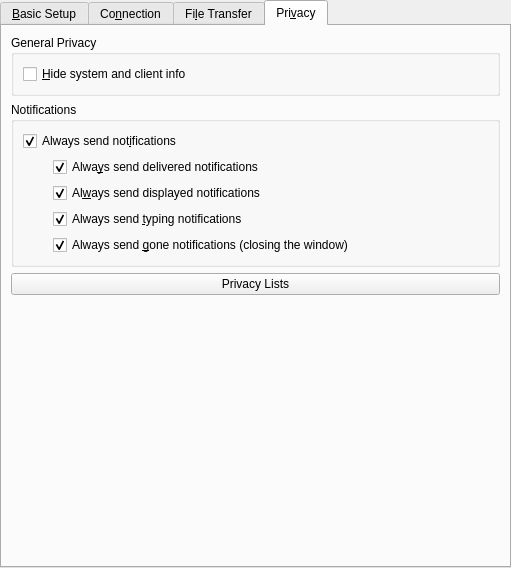
<ui version="4.0" >
 <author>Daniel Stone</author>
 <class>DlgJabberEditAccountWidget</class>
 <widget class="QWidget" name="DlgJabberEditAccountWidget" >
  <property name="geometry" >
   <rect>
    <x>0</x>
    <y>0</y>
    <width>511</width>
    <height>568</height>
   </rect>
  </property>
  <property name="windowTitle" >
   <string>Account Preferences - Jabber</string>
  </property>
  <property name="toolTip" >
   <string/>
  </property>
  <property name="whatsThis" >
   <string/>
  </property>
  <layout class="QVBoxLayout" >
   <property name="spacing" >
    <number>6</number>
   </property>
   <property name="leftMargin" >
    <number>0</number>
   </property>
   <property name="topMargin" >
    <number>0</number>
   </property>
   <property name="rightMargin" >
    <number>0</number>
   </property>
   <property name="bottomMargin" >
    <number>0</number>
   </property>
   <item>
    <widget class="QTabWidget" name="tabWidget10" >
     <property name="currentIndex" >
      <number>3</number>
     </property>
     <widget class="QWidget" name="tab" >
      <attribute name="title" >
       <string>&amp;Basic Setup</string>
      </attribute>
      <layout class="QVBoxLayout" >
       <item>
        <widget class="QGroupBox" name="groupBox" >
         <property name="title" >
          <string>Account Information</string>
         </property>
         <layout class="QVBoxLayout" >
          <property name="spacing" >
           <number>6</number>
          </property>
          <property name="leftMargin" >
           <number>9</number>
          </property>
          <property name="topMargin" >
           <number>9</number>
          </property>
          <property name="rightMargin" >
           <number>9</number>
          </property>
          <property name="bottomMargin" >
           <number>9</number>
          </property>
          <item>
           <layout class="QHBoxLayout" >
            <property name="spacing" >
             <number>6</number>
            </property>
            <property name="leftMargin" >
             <number>0</number>
            </property>
            <property name="topMargin" >
             <number>0</number>
            </property>
            <property name="rightMargin" >
             <number>0</number>
            </property>
            <property name="bottomMargin" >
             <number>0</number>
            </property>
            <item>
             <widget class="QLabel" name="TextLabel1_3" >
              <property name="toolTip" >
               <string>The Jabber ID for the account you would like to use.</string>
              </property>
              <property name="whatsThis" >
               <string>The Jabber ID for the account you would like to use.  Note that this must include the username and the domain (like an E-mail address), as there are many Jabber servers.</string>
              </property>
              <property name="text" >
               <string>&amp;Jabber ID:</string>
              </property>
              <property name="buddy" >
               <cstring>mID</cstring>
              </property>
             </widget>
            </item>
            <item>
             <widget class="QLineEdit" name="mID" >
              <property name="toolTip" >
               <string>The Jabber ID for the account you would like to use.</string>
              </property>
              <property name="whatsThis" >
               <string>The Jabber ID for the account you would like to use.  Note that this must include the username and the domain (for example, joe@jabber.org), as there are many Jabber servers.</string>
              </property>
              <property name="text" >
               <string/>
              </property>
             </widget>
            </item>
           </layout>
          </item>
          <item>
           <widget class="Kopete::UI::PasswordWidget" native="1" name="mPass" >
            <property name="sizePolicy" >
             <sizepolicy vsizetype="Minimum" hsizetype="Minimum" >
              <horstretch>0</horstretch>
              <verstretch>0</verstretch>
             </sizepolicy>
            </property>
           </widget>
          </item>
          <item>
           <widget class="QCheckBox" name="cbAutoConnect" >
            <property name="whatsThis" >
             <string>Check to disable automatic connection.  If checked, you can connect manually to this account, using the icon at the bottom of the main Kopete window</string>
            </property>
            <property name="text" >
             <string>E&amp;xclude from connect all</string>
            </property>
           </widget>
          </item>
         </layout>
        </widget>
       </item>
       <item>
        <widget class="QGroupBox" name="registrationGroupBox" >
         <property name="title" >
          <string>Registration</string>
         </property>
         <layout class="QGridLayout" >
          <property name="leftMargin" >
           <number>9</number>
          </property>
          <property name="topMargin" >
           <number>9</number>
          </property>
          <property name="rightMargin" >
           <number>9</number>
          </property>
          <property name="bottomMargin" >
           <number>9</number>
          </property>
          <property name="horizontalSpacing" >
           <number>6</number>
          </property>
          <property name="verticalSpacing" >
           <number>6</number>
          </property>
          <item row="1" column="0" >
           <spacer>
            <property name="orientation" >
             <enum>Qt::Horizontal</enum>
            </property>
            <property name="sizeHint" >
             <size>
              <width>40</width>
              <height>20</height>
             </size>
            </property>
           </spacer>
          </item>
          <item row="1" column="2" >
           <spacer>
            <property name="orientation" >
             <enum>Qt::Horizontal</enum>
            </property>
            <property name="sizeHint" >
             <size>
              <width>40</width>
              <height>20</height>
             </size>
            </property>
           </spacer>
          </item>
          <item row="1" column="1" >
           <widget class="QPushButton" name="btnRegister" >
            <property name="toolTip" >
             <string>Register a new account on this network.</string>
            </property>
            <property name="whatsThis" >
             <string>Register a new account on this network.</string>
            </property>
            <property name="text" >
             <string>Re&amp;gister New Account</string>
            </property>
           </widget>
          </item>
          <item row="0" column="0" colspan="2" >
           <widget class="QLabel" name="lblRegistration" >
            <property name="sizePolicy" >
             <sizepolicy vsizetype="Minimum" hsizetype="MinimumExpanding" >
              <horstretch>0</horstretch>
              <verstretch>0</verstretch>
             </sizepolicy>
            </property>
            <property name="minimumSize" >
             <size>
              <width>0</width>
              <height>0</height>
             </size>
            </property>
            <property name="text" >
             <string>To connect to the Jabber network, you will need an account on a Jabber server.  If you do not yet have an account, please click the button to create one.</string>
            </property>
            <property name="alignment" >
             <set>Qt::AlignVCenter</set>
            </property>
            <property name="wordWrap" >
             <bool>true</bool>
            </property>
           </widget>
          </item>
         </layout>
        </widget>
       </item>
       <item>
        <widget class="QGroupBox" name="changePasswordGroupBox" >
         <property name="title" >
          <string>Change Password</string>
         </property>
         <layout class="QGridLayout" >
          <property name="leftMargin" >
           <number>9</number>
          </property>
          <property name="topMargin" >
           <number>9</number>
          </property>
          <property name="rightMargin" >
           <number>9</number>
          </property>
          <property name="bottomMargin" >
           <number>9</number>
          </property>
          <property name="horizontalSpacing" >
           <number>6</number>
          </property>
          <property name="verticalSpacing" >
           <number>6</number>
          </property>
          <item row="1" column="2" >
           <spacer>
            <property name="orientation" >
             <enum>Qt::Horizontal</enum>
            </property>
            <property name="sizeHint" >
             <size>
              <width>40</width>
              <height>20</height>
             </size>
            </property>
           </spacer>
          </item>
          <item row="1" column="0" >
           <spacer>
            <property name="orientation" >
             <enum>Qt::Horizontal</enum>
            </property>
            <property name="sizeHint" >
             <size>
              <width>40</width>
              <height>20</height>
             </size>
            </property>
           </spacer>
          </item>
          <item row="1" column="1" >
           <widget class="QPushButton" name="btnChangePassword" >
            <property name="text" >
             <string>Change &amp;Your Password</string>
            </property>
           </widget>
          </item>
          <item row="0" column="0" colspan="2" >
           <widget class="QLabel" name="tlChangePwSuccess" >
            <property name="enabled" >
             <bool>true</bool>
            </property>
            <property name="sizePolicy" >
             <sizepolicy vsizetype="Minimum" hsizetype="MinimumExpanding" >
              <horstretch>0</horstretch>
              <verstretch>0</verstretch>
             </sizepolicy>
            </property>
            <property name="text" >
             <string>If you have an existing Jabber account and would like to change its password, you can use this button to enter a new password.</string>
            </property>
            <property name="alignment" >
             <set>Qt::AlignVCenter</set>
            </property>
            <property name="wordWrap" >
             <bool>true</bool>
            </property>
           </widget>
          </item>
         </layout>
        </widget>
       </item>
       <item>
        <spacer>
         <property name="orientation" >
          <enum>Qt::Vertical</enum>
         </property>
         <property name="sizeType" >
          <enum>QSizePolicy::MinimumExpanding</enum>
         </property>
         <property name="sizeHint" >
          <size>
           <width>20</width>
           <height>40</height>
          </size>
         </property>
        </spacer>
       </item>
      </layout>
     </widget>
     <widget class="QWidget" name="TabPage" >
      <attribute name="title" >
       <string>Co&amp;nnection</string>
      </attribute>
      <layout class="QVBoxLayout" >
       <property name="spacing" >
        <number>6</number>
       </property>
       <property name="leftMargin" >
        <number>9</number>
       </property>
       <property name="topMargin" >
        <number>9</number>
       </property>
       <property name="rightMargin" >
        <number>9</number>
       </property>
       <property name="bottomMargin" >
        <number>9</number>
       </property>
       <item>
        <widget class="QGroupBox" name="groupBox_4" >
         <property name="title" >
          <string>Connection Preferences</string>
         </property>
         <layout class="QVBoxLayout" >
          <property name="spacing" >
           <number>6</number>
          </property>
          <property name="leftMargin" >
           <number>9</number>
          </property>
          <property name="topMargin" >
           <number>9</number>
          </property>
          <property name="rightMargin" >
           <number>9</number>
          </property>
          <property name="bottomMargin" >
           <number>9</number>
          </property>
          <item>
           <widget class="QCheckBox" name="cbUseSSL" >
            <property name="toolTip" >
             <string>Check this box to enable SSL encrypted communication with the server.</string>
            </property>
            <property name="whatsThis" >
             <string>Check this box to enable SSL encrypted communication with the server.  Note that this is not end-to-end encryption, but rather encrypted communication with the server.</string>
            </property>
            <property name="text" >
             <string>Use protocol encr&amp;yption (SSL)</string>
            </property>
           </widget>
          </item>
          <item>
           <widget class="QCheckBox" name="cbAllowPlainTextPassword" >
            <property name="text" >
             <string>Allow plain-te&amp;xt password authentication</string>
            </property>
            <property name="checked" >
             <bool>true</bool>
            </property>
           </widget>
          </item>
          <item>
           <widget class="QCheckBox" name="cbCustomServer" >
            <property name="text" >
             <string>&amp;Override default server information</string>
            </property>
            <property name="checked" >
             <bool>false</bool>
            </property>
           </widget>
          </item>
          <item>
           <layout class="QHBoxLayout" >
            <property name="spacing" >
             <number>6</number>
            </property>
            <property name="leftMargin" >
             <number>0</number>
            </property>
            <property name="topMargin" >
             <number>0</number>
            </property>
            <property name="rightMargin" >
             <number>0</number>
            </property>
            <property name="bottomMargin" >
             <number>0</number>
            </property>
            <item>
             <spacer>
              <property name="orientation" >
               <enum>Qt::Horizontal</enum>
              </property>
              <property name="sizeType" >
               <enum>QSizePolicy::Fixed</enum>
              </property>
              <property name="sizeHint" >
               <size>
                <width>16</width>
                <height>20</height>
               </size>
              </property>
             </spacer>
            </item>
            <item>
             <widget class="QLabel" name="labelServer" >
              <property name="enabled" >
               <bool>false</bool>
              </property>
              <property name="sizePolicy" >
               <sizepolicy vsizetype="Fixed" hsizetype="Preferred" >
                <horstretch>0</horstretch>
                <verstretch>0</verstretch>
               </sizepolicy>
              </property>
              <property name="toolTip" >
               <string>The IP address or hostname of the server you would like to connect to.</string>
              </property>
              <property name="whatsThis" >
               <string>The IP address or hostname of the server you would like to connect to (for example jabber.org).</string>
              </property>
              <property name="text" >
               <string>Ser&amp;ver:</string>
              </property>
              <property name="buddy" >
               <cstring>mServer</cstring>
              </property>
             </widget>
            </item>
            <item>
             <widget class="QLineEdit" name="mServer" >
              <property name="enabled" >
               <bool>false</bool>
              </property>
              <property name="toolTip" >
               <string>The IP address or hostname of the server you would like to connect to.</string>
              </property>
              <property name="whatsThis" >
               <string>The IP address or hostname of the server you would like to connect to (for example jabber.org).</string>
              </property>
              <property name="text" >
               <string/>
              </property>
             </widget>
            </item>
            <item>
             <widget class="QLabel" name="labelPort" >
              <property name="enabled" >
               <bool>false</bool>
              </property>
              <property name="sizePolicy" >
               <sizepolicy vsizetype="Fixed" hsizetype="Preferred" >
                <horstretch>0</horstretch>
                <verstretch>0</verstretch>
               </sizepolicy>
              </property>
              <property name="toolTip" >
               <string>The port on the server that you would like to connect to.</string>
              </property>
              <property name="whatsThis" >
               <string>The port on the server that you would like to connect to (default is 5222).</string>
              </property>
              <property name="text" >
               <string>Po&amp;rt:</string>
              </property>
              <property name="buddy" >
               <cstring>mPort</cstring>
              </property>
             </widget>
            </item>
            <item>
             <widget class="QSpinBox" name="mPort" >
              <property name="enabled" >
               <bool>false</bool>
              </property>
              <property name="sizePolicy" >
               <sizepolicy vsizetype="Fixed" hsizetype="Fixed" >
                <horstretch>0</horstretch>
                <verstretch>0</verstretch>
               </sizepolicy>
              </property>
              <property name="toolTip" >
               <string>The port on the server that you would like to connect to.</string>
              </property>
              <property name="whatsThis" >
               <string>The port on the server that you would like to connect to (default is 5222).</string>
              </property>
              <property name="buttonSymbols" >
               <enum>QAbstractSpinBox::UpDownArrows</enum>
              </property>
              <property name="minimum" >
               <number>1</number>
              </property>
              <property name="maximum" >
               <number>65535</number>
              </property>
              <property name="value" >
               <number>5222</number>
              </property>
             </widget>
            </item>
           </layout>
          </item>
         </layout>
        </widget>
       </item>
       <item>
        <widget class="QGroupBox" name="groupBox_5" >
         <property name="title" >
          <string>Location Settings</string>
         </property>
         <layout class="QHBoxLayout" >
          <property name="spacing" >
           <number>6</number>
          </property>
          <property name="leftMargin" >
           <number>9</number>
          </property>
          <property name="topMargin" >
           <number>9</number>
          </property>
          <property name="rightMargin" >
           <number>9</number>
          </property>
          <property name="bottomMargin" >
           <number>9</number>
          </property>
          <item>
           <widget class="QLabel" name="TextLabel3_3" >
            <property name="toolTip" >
             <string>The resource name you would like to use on the Jabber network.</string>
            </property>
            <property name="whatsThis" >
             <string>The resource name you would like to use on the Jabber network.  Jabber allows you to sign on with the same account from multiple locations with different resource names, so you may wish to enter 'Home' or 'Work' here, for example.</string>
            </property>
            <property name="text" >
             <string>R&amp;esource:</string>
            </property>
            <property name="buddy" >
             <cstring>mResource</cstring>
            </property>
           </widget>
          </item>
          <item>
           <widget class="QLineEdit" name="mResource" >
            <property name="sizePolicy" >
             <sizepolicy vsizetype="Fixed" hsizetype="Fixed" >
              <horstretch>0</horstretch>
              <verstretch>0</verstretch>
             </sizepolicy>
            </property>
            <property name="maximumSize" >
             <size>
              <width>100</width>
              <height>32767</height>
             </size>
            </property>
            <property name="toolTip" >
             <string>The resource name you would like to use on the Jabber network.</string>
            </property>
            <property name="whatsThis" >
             <string>The resource name you would like to use on the Jabber network.  Jabber allows you to sign on with the same account from multiple locations with different resource names, so you may wish to enter 'Home' or 'Work' here, for example.</string>
            </property>
            <property name="text" >
             <string>Kopete</string>
            </property>
           </widget>
          </item>
          <item>
           <spacer>
            <property name="orientation" >
             <enum>Qt::Horizontal</enum>
            </property>
            <property name="sizeType" >
             <enum>QSizePolicy::Expanding</enum>
            </property>
            <property name="sizeHint" >
             <size>
              <width>31</width>
              <height>20</height>
             </size>
            </property>
           </spacer>
          </item>
          <item>
           <widget class="QLabel" name="TextLabel3_3_2" >
            <property name="sizePolicy" >
             <sizepolicy vsizetype="Preferred" hsizetype="Preferred" >
              <horstretch>0</horstretch>
              <verstretch>0</verstretch>
             </sizepolicy>
            </property>
            <property name="toolTip" >
             <string>The resource name you would like to use on the Jabber network.</string>
            </property>
            <property name="whatsThis" >
             <string>The resource name you would like to use on the Jabber network.  Jabber allows you to sign on with the same account from multiple locations with different resource names, so you may wish to enter 'Home' or 'Work' here, for example.</string>
            </property>
            <property name="text" >
             <string>P&amp;riority:</string>
            </property>
            <property name="alignment" >
             <set>Qt::AlignVCenter</set>
            </property>
            <property name="buddy" >
             <cstring>mResource</cstring>
            </property>
           </widget>
          </item>
          <item>
           <widget class="QSpinBox" name="mPriority" >
            <property name="sizePolicy" >
             <sizepolicy vsizetype="Fixed" hsizetype="Fixed" >
              <horstretch>0</horstretch>
              <verstretch>0</verstretch>
             </sizepolicy>
            </property>
            <property name="minimumSize" >
             <size>
              <width>100</width>
              <height>0</height>
             </size>
            </property>
            <property name="maximumSize" >
             <size>
              <width>100</width>
              <height>32767</height>
             </size>
            </property>
            <property name="whatsThis" >
             <string>&lt;qt>Each resource can have different &lt;b>priority &lt;/b> levels. The messages will be sent to the resource which has the highest priority level.

If two resources have the same priority, the messages will be sent to the one most recently connected.&lt;/qt></string>
            </property>
            <property name="value" >
             <number>5</number>
            </property>
           </widget>
          </item>
         </layout>
        </widget>
       </item>
       <item>
        <spacer>
         <property name="orientation" >
          <enum>Qt::Vertical</enum>
         </property>
         <property name="sizeType" >
          <enum>QSizePolicy::Expanding</enum>
         </property>
         <property name="sizeHint" >
          <size>
           <width>20</width>
           <height>200</height>
          </size>
         </property>
        </spacer>
       </item>
      </layout>
     </widget>
     <widget class="QWidget" name="TabPage" >
      <attribute name="title" >
       <string>Fi&amp;le Transfer</string>
      </attribute>
      <layout class="QVBoxLayout" >
       <property name="spacing" >
        <number>6</number>
       </property>
       <property name="leftMargin" >
        <number>9</number>
       </property>
       <property name="topMargin" >
        <number>9</number>
       </property>
       <property name="rightMargin" >
        <number>9</number>
       </property>
       <property name="bottomMargin" >
        <number>9</number>
       </property>
       <item>
        <widget class="QGroupBox" name="groupBox_6" >
         <property name="title" >
          <string>File Transfer Settings</string>
         </property>
         <layout class="QVBoxLayout" >
          <item>
           <layout class="QGridLayout" >
            <property name="leftMargin" >
             <number>0</number>
            </property>
            <property name="topMargin" >
             <number>0</number>
            </property>
            <property name="rightMargin" >
             <number>0</number>
            </property>
            <property name="bottomMargin" >
             <number>0</number>
            </property>
            <property name="horizontalSpacing" >
             <number>6</number>
            </property>
            <property name="verticalSpacing" >
             <number>6</number>
            </property>
            <item row="1" column="1" >
             <widget class="QLineEdit" name="leProxyJID" />
            </item>
            <item row="1" column="0" >
             <widget class="QLabel" name="textLabel5" >
              <property name="text" >
               <string>Pro&amp;xy JID:</string>
              </property>
              <property name="buddy" >
               <cstring>leProxyJID</cstring>
              </property>
             </widget>
            </item>
            <item row="0" column="1" >
             <layout class="QHBoxLayout" >
              <property name="spacing" >
               <number>6</number>
              </property>
              <property name="leftMargin" >
               <number>0</number>
              </property>
              <property name="topMargin" >
               <number>0</number>
              </property>
              <property name="rightMargin" >
               <number>0</number>
              </property>
              <property name="bottomMargin" >
               <number>0</number>
              </property>
              <item>
               <widget class="QLineEdit" name="leLocalIP" />
              </item>
              <item>
               <widget class="QLabel" name="textLabel4" >
                <property name="text" >
                 <string>Por&amp;t:</string>
                </property>
                <property name="buddy" >
                 <cstring>sbLocalPort</cstring>
                </property>
               </widget>
              </item>
              <item>
               <widget class="QSpinBox" name="sbLocalPort" >
                <property name="maximum" >
                 <number>65535</number>
                </property>
                <property name="value" >
                 <number>8010</number>
                </property>
               </widget>
              </item>
             </layout>
            </item>
            <item row="0" column="0" >
             <widget class="QLabel" name="textLabel2" >
              <property name="text" >
               <string>Public &amp;IP address:</string>
              </property>
              <property name="buddy" >
               <cstring>leLocalIP</cstring>
              </property>
             </widget>
            </item>
           </layout>
          </item>
          <item>
           <widget class="QLabel" name="textLabel3" >
            <property name="text" >
             <string>&lt;i>&lt;ul>&lt;li>The information in the "public IP address" and "port" fields applies to all Jabber accounts.&lt;/li>
&lt;li>You can leave the "public IP address" empty if your computer is directly connected to the internet.&lt;/li>
&lt;li>A hostname is also valid.&lt;/li>
&lt;li>Changes to these fields will only take effect the next time you start Kopete.&lt;/li>
&lt;li>The "Proxy JID" can be configured per account.&lt;/li>&lt;/ul>&lt;/i></string>
            </property>
            <property name="alignment" >
             <set>Qt::AlignVCenter</set>
            </property>
            <property name="wordWrap" >
             <bool>true</bool>
            </property>
           </widget>
          </item>
         </layout>
        </widget>
       </item>
       <item>
        <spacer>
         <property name="orientation" >
          <enum>Qt::Vertical</enum>
         </property>
         <property name="sizeType" >
          <enum>QSizePolicy::Expanding</enum>
         </property>
         <property name="sizeHint" >
          <size>
           <width>20</width>
           <height>241</height>
          </size>
         </property>
        </spacer>
       </item>
      </layout>
     </widget>
     <widget class="QWidget" name="TabPage" >
      <attribute name="title" >
       <string>Pri&amp;vacy</string>
      </attribute>
      <layout class="QVBoxLayout" >
       <property name="spacing" >
        <number>6</number>
       </property>
       <property name="leftMargin" >
        <number>9</number>
       </property>
       <property name="topMargin" >
        <number>9</number>
       </property>
       <property name="rightMargin" >
        <number>9</number>
       </property>
       <property name="bottomMargin" >
        <number>9</number>
       </property>
       <item>
        <widget class="QGroupBox" name="groupBox_7" >
         <property name="title" >
          <string>General Privacy</string>
         </property>
         <layout class="QHBoxLayout" >
          <property name="spacing" >
           <number>6</number>
          </property>
          <property name="leftMargin" >
           <number>9</number>
          </property>
          <property name="topMargin" >
           <number>9</number>
          </property>
          <property name="rightMargin" >
           <number>9</number>
          </property>
          <property name="bottomMargin" >
           <number>9</number>
          </property>
          <item>
           <widget class="QCheckBox" name="cbHideSystemInfo" >
            <property name="whatsThis" >
             <string>By default, Kopete gives the other users some info about your system and the client. Checking this box will hide that information.</string>
            </property>
            <property name="text" >
             <string>&amp;Hide system and client info</string>
            </property>
           </widget>
          </item>
          <item>
           <spacer>
            <property name="orientation" >
             <enum>Qt::Horizontal</enum>
            </property>
            <property name="sizeType" >
             <enum>QSizePolicy::Expanding</enum>
            </property>
            <property name="sizeHint" >
             <size>
              <width>40</width>
              <height>20</height>
             </size>
            </property>
           </spacer>
          </item>
         </layout>
        </widget>
       </item>
       <item>
        <widget class="QGroupBox" name="groupBox_8" >
         <property name="title" >
          <string>Notifications</string>
         </property>
         <layout class="QVBoxLayout" >
          <property name="spacing" >
           <number>6</number>
          </property>
          <property name="leftMargin" >
           <number>9</number>
          </property>
          <property name="topMargin" >
           <number>9</number>
          </property>
          <property name="rightMargin" >
           <number>9</number>
          </property>
          <property name="bottomMargin" >
           <number>9</number>
          </property>
          <item>
           <widget class="QCheckBox" name="cbSendEvents" >
            <property name="enabled" >
             <bool>true</bool>
            </property>
            <property name="whatsThis" >
             <string>Check this box if you always want to send notifications to your contacts.</string>
            </property>
            <property name="text" >
             <string>Always send not&amp;ifications</string>
            </property>
            <property name="checked" >
             <bool>true</bool>
            </property>
           </widget>
          </item>
          <item>
           <layout class="QHBoxLayout" >
            <property name="spacing" >
             <number>6</number>
            </property>
            <property name="leftMargin" >
             <number>0</number>
            </property>
            <property name="topMargin" >
             <number>0</number>
            </property>
            <property name="rightMargin" >
             <number>0</number>
            </property>
            <property name="bottomMargin" >
             <number>0</number>
            </property>
            <item>
             <spacer>
              <property name="orientation" >
               <enum>Qt::Horizontal</enum>
              </property>
              <property name="sizeType" >
               <enum>QSizePolicy::Fixed</enum>
              </property>
              <property name="sizeHint" >
               <size>
                <width>30</width>
                <height>20</height>
               </size>
              </property>
             </spacer>
            </item>
            <item>
             <layout class="QVBoxLayout" >
              <property name="spacing" >
               <number>6</number>
              </property>
              <property name="leftMargin" >
               <number>0</number>
              </property>
              <property name="topMargin" >
               <number>0</number>
              </property>
              <property name="rightMargin" >
               <number>0</number>
              </property>
              <property name="bottomMargin" >
               <number>0</number>
              </property>
              <item>
               <widget class="QCheckBox" name="cbSendDeliveredEvent" >
                <property name="enabled" >
                 <bool>true</bool>
                </property>
                <property name="whatsThis" >
                 <string>&lt;qt>Check this box to send the &lt;b>Delivered notification&lt;/b> to your contacts : when a message is delivered to Kopete, Kopete can notify your contact that it has received the message.&lt;/qt></string>
                </property>
                <property name="text" >
                 <string>Alwa&amp;ys send delivered notifications</string>
                </property>
                <property name="checked" >
                 <bool>true</bool>
                </property>
               </widget>
              </item>
              <item>
               <widget class="QCheckBox" name="cbSendDisplayedEvent" >
                <property name="enabled" >
                 <bool>true</bool>
                </property>
                <property name="whatsThis" >
                 <string>&lt;qt>Check this box to send the &lt;b>Displayed notification&lt;/b> to your contacts : when a message is displayed in Kopete, Kopete can notify your contact that it has displayed the message.&lt;/qt></string>
                </property>
                <property name="text" >
                 <string>Al&amp;ways send displayed notifications</string>
                </property>
                <property name="checked" >
                 <bool>true</bool>
                </property>
               </widget>
              </item>
              <item>
               <widget class="QCheckBox" name="cbSendComposingEvent" >
                <property name="enabled" >
                 <bool>true</bool>
                </property>
                <property name="whatsThis" >
                 <string>&lt;qt>Check this box to send the &lt;b>Typing notification&lt;/b> to your contacts : when you are composing a message, you might want your contact to know that you are typing so that he/she knows you are answering.&lt;/qt></string>
                </property>
                <property name="text" >
                 <string>Always send &amp;typing notifications</string>
                </property>
                <property name="checked" >
                 <bool>true</bool>
                </property>
               </widget>
              </item>
              <item>
               <widget class="QCheckBox" name="cbSendGoneEvent" >
                <property name="text" >
                 <string>Always send &amp;gone notifications (closing the window)</string>
                </property>
                <property name="checked" >
                 <bool>true</bool>
                </property>
               </widget>
              </item>
             </layout>
            </item>
           </layout>
          </item>
         </layout>
        </widget>
       </item>
       <item>
        <widget class="KPushButton" name="privacyListsButton" >
         <property name="text" >
          <string>Privacy Lists</string>
         </property>
        </widget>
       </item>
       <item>
        <spacer>
         <property name="orientation" >
          <enum>Qt::Vertical</enum>
         </property>
         <property name="sizeType" >
          <enum>QSizePolicy::Expanding</enum>
         </property>
         <property name="sizeHint" >
          <size>
           <width>21</width>
           <height>110</height>
          </size>
         </property>
        </spacer>
       </item>
      </layout>
     </widget>
    </widget>
   </item>
  </layout>
 </widget>
 <layoutdefault spacing="6" margin="11" />
 <customwidgets>
  <customwidget>
   <class>KPushButton</class>
   <extends>QPushButton</extends>
   <header>kpushbutton.h</header>
  </customwidget>
  <customwidget>
   <class>Kopete::UI::PasswordWidget</class>
   <extends></extends>
   <header>kopetepasswordwidget.h</header>
  </customwidget>
 </customwidgets>
 <tabstops>
  <tabstop>tabWidget10</tabstop>
  <tabstop>mID</tabstop>
  <tabstop>mPass</tabstop>
  <tabstop>cbAutoConnect</tabstop>
  <tabstop>btnRegister</tabstop>
  <tabstop>btnChangePassword</tabstop>
  <tabstop>cbUseSSL</tabstop>
  <tabstop>cbAllowPlainTextPassword</tabstop>
  <tabstop>cbCustomServer</tabstop>
  <tabstop>mServer</tabstop>
  <tabstop>mPort</tabstop>
  <tabstop>mResource</tabstop>
  <tabstop>mPriority</tabstop>
  <tabstop>leLocalIP</tabstop>
  <tabstop>sbLocalPort</tabstop>
  <tabstop>leProxyJID</tabstop>
  <tabstop>cbHideSystemInfo</tabstop>
  <tabstop>cbSendEvents</tabstop>
  <tabstop>cbSendDeliveredEvent</tabstop>
  <tabstop>cbSendDisplayedEvent</tabstop>
  <tabstop>cbSendComposingEvent</tabstop>
 </tabstops>
 <resources/>
 <connections>
  <connection>
   <sender>cbCustomServer</sender>
   <signal>toggled(bool)</signal>
   <receiver>labelServer</receiver>
   <slot>setEnabled(bool)</slot>
   <hints>
    <hint type="sourcelabel" >
     <x>70</x>
     <y>131</y>
    </hint>
    <hint type="destinationlabel" >
     <x>71</x>
     <y>146</y>
    </hint>
   </hints>
  </connection>
  <connection>
   <sender>cbCustomServer</sender>
   <signal>toggled(bool)</signal>
   <receiver>labelPort</receiver>
   <slot>setEnabled(bool)</slot>
   <hints>
    <hint type="sourcelabel" >
     <x>575</x>
     <y>124</y>
    </hint>
    <hint type="destinationlabel" >
     <x>596</x>
     <y>144</y>
    </hint>
   </hints>
  </connection>
  <connection>
   <sender>cbCustomServer</sender>
   <signal>toggled(bool)</signal>
   <receiver>mPort</receiver>
   <slot>setEnabled(bool)</slot>
   <hints>
    <hint type="sourcelabel" >
     <x>603</x>
     <y>126</y>
    </hint>
    <hint type="destinationlabel" >
     <x>636</x>
     <y>140</y>
    </hint>
   </hints>
  </connection>
  <connection>
   <sender>cbCustomServer</sender>
   <signal>toggled(bool)</signal>
   <receiver>mServer</receiver>
   <slot>setEnabled(bool)</slot>
   <hints>
    <hint type="sourcelabel" >
     <x>204</x>
     <y>129</y>
    </hint>
    <hint type="destinationlabel" >
     <x>202</x>
     <y>145</y>
    </hint>
   </hints>
  </connection>
  <connection>
   <sender>cbSendEvents</sender>
   <signal>toggled(bool)</signal>
   <receiver>cbSendDeliveredEvent</receiver>
   <slot>setEnabled(bool)</slot>
   <hints>
    <hint type="sourcelabel" >
     <x>108</x>
     <y>142</y>
    </hint>
    <hint type="destinationlabel" >
     <x>96</x>
     <y>172</y>
    </hint>
   </hints>
  </connection>
  <connection>
   <sender>cbSendEvents</sender>
   <signal>toggled(bool)</signal>
   <receiver>cbSendDisplayedEvent</receiver>
   <slot>setEnabled(bool)</slot>
   <hints>
    <hint type="sourcelabel" >
     <x>178</x>
     <y>144</y>
    </hint>
    <hint type="destinationlabel" >
     <x>169</x>
     <y>190</y>
    </hint>
   </hints>
  </connection>
  <connection>
   <sender>cbSendEvents</sender>
   <signal>toggled(bool)</signal>
   <receiver>cbSendComposingEvent</receiver>
   <slot>setEnabled(bool)</slot>
   <hints>
    <hint type="sourcelabel" >
     <x>338</x>
     <y>144</y>
    </hint>
    <hint type="destinationlabel" >
     <x>346</x>
     <y>211</y>
    </hint>
   </hints>
  </connection>
  <connection>
   <sender>cbSendEvents</sender>
   <signal>toggled(bool)</signal>
   <receiver>cbSendGoneEvent</receiver>
   <slot>setEnabled(bool)</slot>
   <hints>
    <hint type="sourcelabel" >
     <x>534</x>
     <y>136</y>
    </hint>
    <hint type="destinationlabel" >
     <x>535</x>
     <y>233</y>
    </hint>
   </hints>
  </connection>
 </connections>
</ui>
